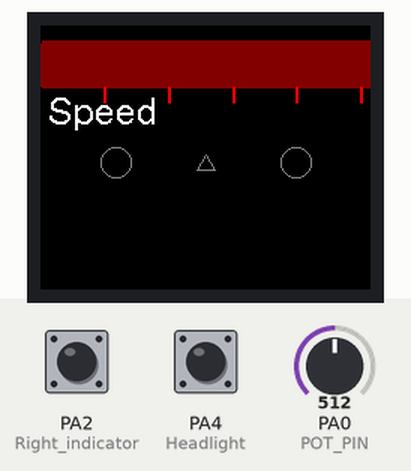
Simulated run of this sketch. Board: STM32 Blue Pill. On the bench: 220×176 colour display. The inputs (shaded band) are chosen by the test bench; at power-on: PA0 (POT_PIN) = 512, PA4 (Headlight) HIGH, PA2 (Right_indicator) HIGH.

Above: at 1.4 s.
1.5 s: PA0 (POT_PIN) set to 0
At 2.6 s:
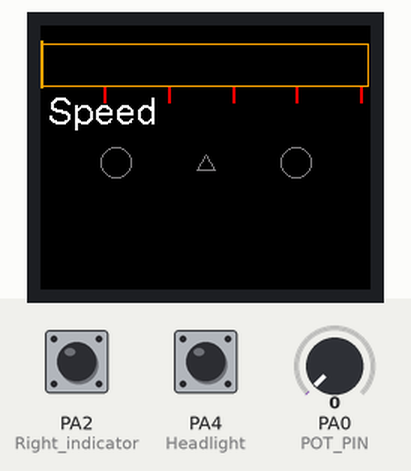
4.5 s: PA4 (Headlight) pulled LOW for 3.2 s
At 4.8 s:
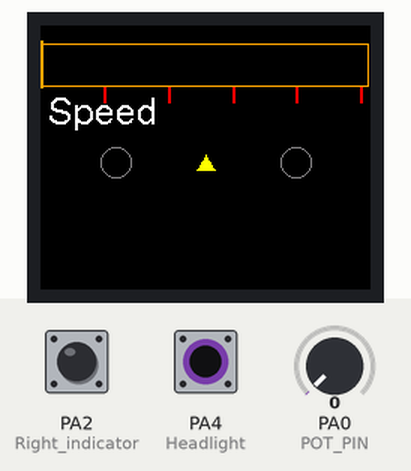
9.2 s: PA2 (Right_indicator) pulled LOW for 0.15 s
At 9.3 s:
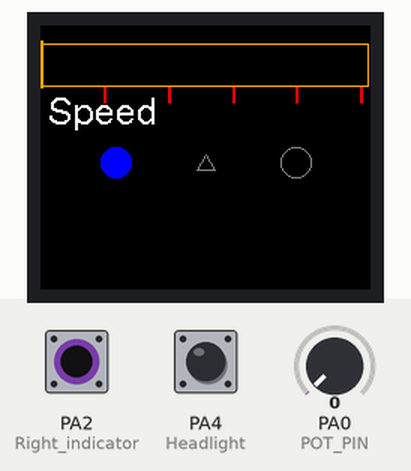
10.9 s: PA0 (POT_PIN) set to 122
At 12.3 s:
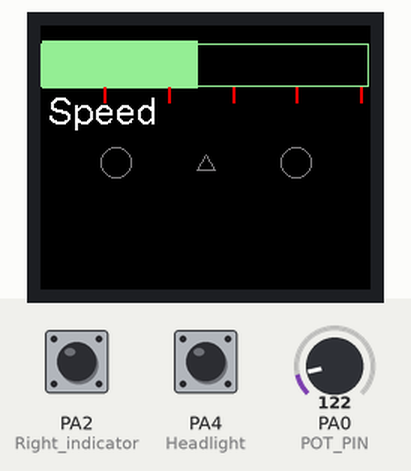
13.9 s: PA4 (Headlight) pulled LOW for 0.15 s
At 14.0 s:
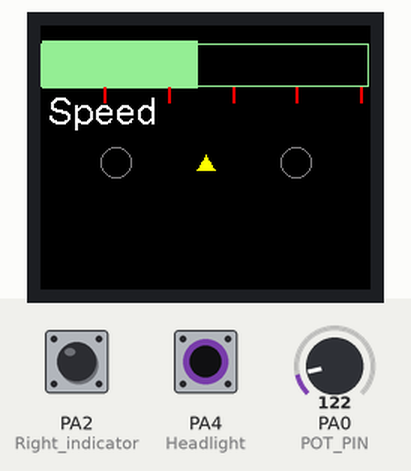
15.6 s: PA2 (Right_indicator) pulled LOW for 1 s
At 15.9 s:
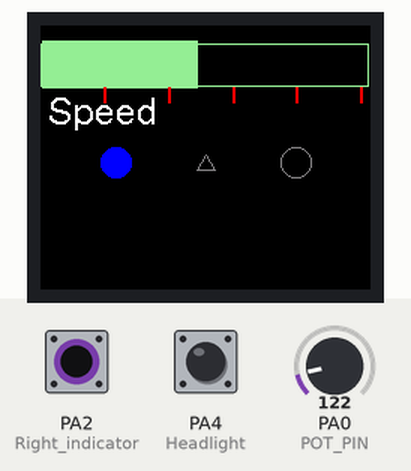
Timing chart, 0 to 18.6 s (numbered marks = the images above; inputs shaded):
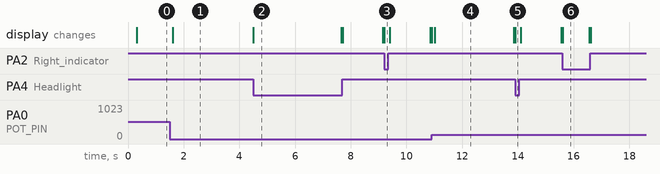

Measured:
- after the input at 1.5 s, the display: changes after 0.10 s (image 1)
- after the input at 4.5 s, the display: changes at once (image 2)
- after the input at 9.2 s, the display: changes at once (image 3)
- after the input at 10.9 s, the display: first differs from a run without the input after 0.11 s (image 4)
- after the input at 13.9 s, the display: changes at once (image 5)
- after the input at 15.6 s, the display: changes at once (image 6)
- what the display in image 2 shows lasts 3.2 s, from 4.5 s to 7.7 s

The sketch:

ILI9225_arduino.ino
```cpp
// Include application, user and local libraries
#include "SPI.h"
#include "TFT_22_ILI9225.h"

// Include font definition files
// NOTE: These files may not have all characters defined! Check the GFXfont def
// params 3 + 4, e.g. 0x20 = 32 = space to 0x7E = 126 = ~

#include <../fonts/FreeSans12pt7b.h>
#include <../fonts/FreeSans24pt7b.h>

#if defined (ARDUINO_ARCH_STM32F1)
#define TFT_RST PA1
#define TFT_RS  PA2
#define TFT_CS  PA0 // SS
#define TFT_SDI PA7 // MOSI
#define TFT_CLK PA5 // SCK
#define TFT_LED 0 // 0 if wired to +5V directly
#elif defined(ESP8266)
#define TFT_RST 4   // D2
#define TFT_RS  5   // D1
#define TFT_CLK 14  // D5 SCK
//#define TFT_SDO 12  // D6 MISO
#define TFT_SDI 13  // D7 MOSI
#define TFT_CS  15  // D8 SS
#define TFT_LED 2   // D4     set 0 if wired to +5V directly -> D3=0 is not possible !!
#elif defined(ESP32)
#define TFT_RST 26  // IO 26
#define TFT_RS  25  // IO 25
#define TFT_CLK 14  // HSPI-SCK
//#define TFT_SDO 12  // HSPI-MISO
#define TFT_SDI 13  // HSPI-MOSI
#define TFT_CS  15  // HSPI-SS0
#define TFT_LED 0   // 0 if wired to +5V directly
SPIClass hspi(HSPI);
#else
#define TFT_RST 8
#define TFT_RS  9
#define TFT_CS  10  // SS
#define TFT_SDI 11  // MOSI
#define TFT_CLK 13  // SCK
#define TFT_LED 3   // 0 if wired to +5V directly
#endif

#define TFT_BRIGHTNESS 200 // Initial brightness of TFT backlight (optional)

// Use hardware SPI (faster - on Uno: 13-SCK, 12-MISO, 11-MOSI)
TFT_22_ILI9225 tft = TFT_22_ILI9225(TFT_RST, TFT_RS, TFT_CS, TFT_LED, TFT_BRIGHTNESS);
// Use software SPI (slower)
//TFT_22_ILI9225 tft = TFT_22_ILI9225(TFT_RST, TFT_RS, TFT_CS, TFT_SDI, TFT_CLK, TFT_LED, TFT_BRIGHTNESS);

// Variables and constants
int16_t x=0, y=0, w, h;

#define POT_PIN  A0

#define Right_indicator     2
#define Left_indicator      3
#define Headlight           4

#define BRAKE_PIN 5
#define LATCH_PIN 6

unsigned long previousMillis = 0;
const long interval = 100;  // Update every 100 milliseconds

void setup() {
  // put your setup code here, to run once:
#if defined(ESP32)
  hspi.begin();
  tft.begin(hspi);
#else
  tft.begin();
#endif
  tft.clear();

  tft.setOrientation(1);
  tft.setGFXFont(&FreeSans12pt7b);  // Set the font for text drawing

  // Set up the potentiometer pin as input
  pinMode(POT_PIN, INPUT);
  pinMode(Right_indicator, INPUT_PULLUP);
  pinMode(Left_indicator, INPUT_PULLUP);
  pinMode(Headlight, INPUT_PULLUP);
}

void drawIndicators(int y) {

  // Calculate positions for centered indicators
  int centerX = tft.maxX() / 2;
  int indicatorSpacing = 60; // Adjust as needed
  int indicator1X = centerX - indicatorSpacing;
  int indicator2X = centerX + indicatorSpacing;
  int headlampX = centerX;

  // Draw Indicator 1
  // int indicator1X = 160;
  if (digitalRead(Right_indicator) == LOW) {
    tft.fillCircle(indicator1X, y + 6, 10, COLOR_BLUE);
  } else {
    tft.drawCircle(indicator1X, y + 6, 10, COLOR_GRAY);
  }

  // Draw Indicator 2
  // int indicator2X = 180;
  if (digitalRead(Left_indicator) == LOW) {
    tft.fillCircle(indicator2X, y + 6, 10, COLOR_GREEN);
  } else {
    tft.drawCircle(indicator2X, y + 6, 10, COLOR_GRAY);
  }

  // Draw Headlamp Indicator
  // int headlampX = 200;
  if (digitalRead(Headlight) == LOW) {
    tft.fillTriangle(headlampX, y + 1, headlampX + 6, y + 11, headlampX - 6, y + 11, COLOR_YELLOW);
  } else {
    tft.drawTriangle(headlampX, y + 1, headlampX + 6, y + 11, headlampX - 6, y + 11, COLOR_GRAY);
  }
}

void drawBottomBoxes(int y) {
  // Calculate positions for centered boxes
  int centerX = tft.maxX() / 2;
  int boxSpacing = 20; // Adjust as needed
  int brakeBoxX = centerX - boxSpacing;
  int latchBoxX = centerX + boxSpacing;

  // Draw Brake Box
  if (digitalRead(BRAKE_PIN) == HIGH) {
    tft.fillRectangle(brakeBoxX - 10, y, 20, 20, COLOR_RED);
  } else {
    tft.drawRectangle(brakeBoxX - 10, y, 20, 20, COLOR_GRAY);
  }

  // Draw Latch Box
  if (digitalRead(LATCH_PIN) == HIGH) {
    tft.fillRectangle(latchBoxX - 10, y, 20, 20, COLOR_BLUE);
  } else {
    tft.drawRectangle(latchBoxX - 10, y, 20, 20, COLOR_GRAY);
  }
}

void loop() {
  // put your main code here, to run repeatedly:
  unsigned long currentMillis = millis();

  // Read the potentiometer value every 100 milliseconds
  if (currentMillis - previousMillis >= interval) {
    previousMillis = currentMillis;

    // Read the potentiometer value
    int potValue = analogRead(POT_PIN);

    // Map the potentiometer value to the maximum progress bar width
    int maxProgressBarWidth = tft.maxX() - 2;
    int progressBarWidth = map(potValue, 0, 255, 0, maxProgressBarWidth);

    // Clear the previous progress bar, markings, and text (fill with black)
    tft.clear();

    // Calculate the y-coordinate for the new position of the progress bar
    int progressBarY = 40; // Adjust this value as needed

    // Draw the new progress bar with different colors based on ranges
    if (progressBarWidth < 100) {
      tft.drawRectangle(0, progressBarY, maxProgressBarWidth, 12, COLOR_ORANGE);
      tft.fillRectangle(1, progressBarY + 1, progressBarWidth, 10, COLOR_ORANGE);
    } else if (progressBarWidth >= 100 && progressBarWidth < 150) {
      tft.drawRectangle(0, progressBarY, maxProgressBarWidth, 12, COLOR_LIGHTGREEN);
      tft.fillRectangle(1, progressBarY + 1, progressBarWidth, 10, COLOR_LIGHTGREEN);
    } else if (progressBarWidth >= 150 && progressBarWidth < 200) {
      tft.drawRectangle(0, progressBarY, maxProgressBarWidth, 12, COLOR_TOMATO);
      tft.fillRectangle(1, progressBarY + 1, progressBarWidth, 10, COLOR_TOMATO);
    } else {
      tft.drawRectangle(0, progressBarY, maxProgressBarWidth, 12, COLOR_DARKRED);
      tft.fillRectangle(1, progressBarY + 1, progressBarWidth, 10, COLOR_DARKRED);
    }

    // Draw markings on the progress bar at intervals of 50
    for (int i = 50; i <= 255; i += 50) {
      int markingX = map(i, 0, 255, 0, maxProgressBarWidth);
      // Ensure the markings are within the bounds of the progress bar
      if (markingX < maxProgressBarWidth) {
        tft.drawRectangle(markingX, progressBarY + 1, markingX + 1, progressBarY + 11, COLOR_RED);
      }
    }


    // Calculate the y-coordinate for the new position of the text
    int textY = progressBarY + 25; // Adjust this value as needed

    // Draw the text "Speed" below the progress bar
    tft.drawGFXText(5, textY, "Speed", COLOR_WHITE);

     // Draw indicators
    drawIndicators(textY + 20);

        // Draw bottom boxes
    // drawBottomBoxes(tft.maxY() - 30);
  }
}
// void loop() {
//   // put your main code here, to run repeatedly:
//   // Read the potentiometer value
//   int potValue = analogRead(POT_PIN);

//   // Map the potentiometer value to the progress bar width
//   int maxProgressBarWidth = tft.maxX() - 2;
//   int progressBarWidth = map(potValue, 0, 255, 0, maxProgressBarWidth);

//   // Clear the previous progress bar (fill with black)
//   // tft.fillRectangle(1, 50, tft.maxX() - 2, 10, COLOR_BLACK);

//   tft.clear();

//   // Calculate the y-coordinate for the new position of the progress bar
//   int progressBarY = 20; // Adjust this value as needed

//   // Draw the new progress bar
//   // tft.drawRectangle(0, progressBarY, tft.maxX() - 1, 12, COLOR_WHITE);
//   // tft.fillRectangle(1, progressBarY + 1, progressBarWidth, 10, COLOR_GREEN);

//   // Draw the new progress bar with different colors based on ranges
//   if (progressBarWidth < 100) {
//     tft.drawRectangle(0, progressBarY, maxProgressBarWidth, 12, COLOR_ORANGE);
//     tft.fillRectangle(1, progressBarY + 1, progressBarWidth, 10, COLOR_ORANGE);
//   } else if (progressBarWidth >= 100 && progressBarWidth < 150) {
//     tft.drawRectangle(0, progressBarY, maxProgressBarWidth, 12, COLOR_LIGHTGREEN);
//     tft.fillRectangle(1, progressBarY + 1, progressBarWidth, 10, COLOR_LIGHTGREEN);
//   } else if (progressBarWidth >= 150 && progressBarWidth < 200) {
//     tft.drawRectangle(0, progressBarY, maxProgressBarWidth, 12, COLOR_TOMATO);
//     tft.fillRectangle(1, progressBarY + 1, progressBarWidth, 10, COLOR_TOMATO);
//   } else {
//     tft.drawRectangle(0, progressBarY, maxProgressBarWidth, 12, COLOR_DARKRED);
//     tft.fillRectangle(1, progressBarY + 1, progressBarWidth, 10, COLOR_DARKRED);
//   }


//   // Draw markings on the progress bar at intervals of 55
//   for (int i = 50; i <= 255; i += 50) {
//     int markingX = map(i, 0, 255, 0, tft.maxX() - 2);
//         // Ensure the markings are within the progress bar
//       // if (markingX < progressBarWidth) {
//         tft.drawRectangle(markingX, progressBarY + 1, markingX + 1, progressBarY + 11, COLOR_RED);
//       // }
//   }


// // Calculate the y-coordinate for the text based on the progress bar height
//   int textY = progressBarY + 23;

//   // Draw the text "Speed" at the top
//   tft.drawGFXText(5, textY, "Speed", COLOR_WHITE);

//   delay(100); // Add a delay for stability
// }
```
